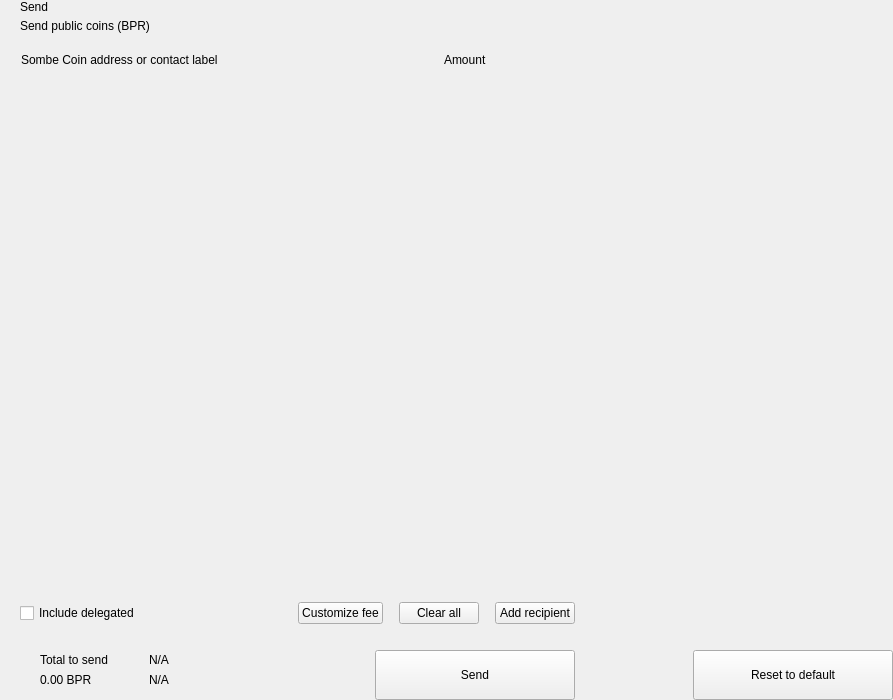
<?xml version="1.0" encoding="UTF-8"?>
<ui version="4.0">
 <class>send</class>
 <widget class="QWidget" name="send">
  <property name="geometry">
   <rect>
    <x>0</x>
    <y>0</y>
    <width>893</width>
    <height>700</height>
   </rect>
  </property>
  <property name="windowTitle">
   <string>Form</string>
  </property>
  <layout class="QHBoxLayout" name="horizontalLayout_2" stretch="2,1">
   <property name="spacing">
    <number>0</number>
   </property>
   <property name="leftMargin">
    <number>0</number>
   </property>
   <property name="topMargin">
    <number>0</number>
   </property>
   <property name="rightMargin">
    <number>0</number>
   </property>
   <property name="bottomMargin">
    <number>0</number>
   </property>
   <item>
    <widget class="QWidget" name="left" native="true">
     <layout class="QVBoxLayout" name="verticalLayout_3">
      <property name="spacing">
       <number>0</number>
      </property>
      <property name="leftMargin">
       <number>0</number>
      </property>
      <property name="topMargin">
       <number>0</number>
      </property>
      <property name="rightMargin">
       <number>0</number>
      </property>
      <property name="bottomMargin">
       <number>0</number>
      </property>
      <item>
       <layout class="QVBoxLayout" name="verticalLayout_22" stretch="0,0,0,1,0,0,0,0">
        <property name="spacing">
         <number>0</number>
        </property>
        <item>
         <layout class="QHBoxLayout" name="horizontalLayout_3">
          <property name="spacing">
           <number>0</number>
          </property>
          <property name="leftMargin">
           <number>20</number>
          </property>
          <property name="rightMargin">
           <number>20</number>
          </property>
          <item>
           <layout class="QVBoxLayout" name="verticalLayout">
            <property name="spacing">
             <number>5</number>
            </property>
            <item>
             <widget class="QLabel" name="labelTitle">
              <property name="text">
               <string>Send</string>
              </property>
              <property name="alignment">
               <set>Qt::AlignLeading|Qt::AlignLeft|Qt::AlignVCenter</set>
              </property>
             </widget>
            </item>
            <item>
             <widget class="QLabel" name="labelSubtitle1">
              <property name="text">
               <string>Send public coins (BPR)</string>
              </property>
             </widget>
            </item>
           </layout>
          </item>
          <item>
           <spacer name="horizontalSpacer">
            <property name="orientation">
             <enum>Qt::Horizontal</enum>
            </property>
            <property name="sizeHint" stdset="0">
             <size>
              <width>40</width>
              <height>20</height>
             </size>
            </property>
           </spacer>
          </item>
         </layout>
        </item>
        <item>
         <spacer name="verticalSpacer_2">
          <property name="orientation">
           <enum>Qt::Vertical</enum>
          </property>
          <property name="sizeType">
           <enum>QSizePolicy::Fixed</enum>
          </property>
          <property name="sizeHint" stdset="0">
           <size>
            <width>20</width>
            <height>20</height>
           </size>
          </property>
         </spacer>
        </item>
        <item>
         <layout class="QHBoxLayout" name="horizontalLayout" stretch="6,0,2">
          <property name="spacing">
           <number>0</number>
          </property>
          <property name="leftMargin">
           <number>10</number>
          </property>
          <property name="topMargin">
           <number>0</number>
          </property>
          <property name="rightMargin">
           <number>20</number>
          </property>
          <property name="bottomMargin">
           <number>0</number>
          </property>
          <item>
           <widget class="QLabel" name="labelSubtitleAddress">
            <property name="styleSheet">
             <string notr="true">margin-left:8px;</string>
            </property>
            <property name="text">
             <string>Sombe Coin address or contact label</string>
            </property>
           </widget>
          </item>
          <item>
           <spacer name="horizontalSpacer_3">
            <property name="orientation">
             <enum>Qt::Horizontal</enum>
            </property>
            <property name="sizeType">
             <enum>QSizePolicy::Fixed</enum>
            </property>
            <property name="sizeHint" stdset="0">
             <size>
              <width>40</width>
              <height>1</height>
             </size>
            </property>
           </spacer>
          </item>
          <item>
           <widget class="QLabel" name="labelSubtitleAmount">
            <property name="text">
             <string>Amount</string>
            </property>
           </widget>
          </item>
         </layout>
        </item>
        <item>
         <widget class="QScrollArea" name="scrollArea">
          <property name="minimumSize">
           <size>
            <width>0</width>
            <height>350</height>
           </size>
          </property>
          <property name="styleSheet">
           <string notr="true">#scrollArea {
            background:transparent;
            margin-top:10px;
}</string>
          </property>
          <property name="horizontalScrollBarPolicy">
           <enum>Qt::ScrollBarAlwaysOff</enum>
          </property>
          <property name="sizeAdjustPolicy">
           <enum>QAbstractScrollArea::AdjustIgnored</enum>
          </property>
          <property name="widgetResizable">
           <bool>true</bool>
          </property>
          <property name="alignment">
           <set>Qt::AlignLeading|Qt::AlignLeft|Qt::AlignTop</set>
          </property>
          <widget class="QWidget" name="scrollAreaWidgetContents">
           <property name="geometry">
            <rect>
             <x>0</x>
             <y>0</y>
             <width>591</width>
             <height>16</height>
            </rect>
           </property>
           <property name="sizePolicy">
            <sizepolicy hsizetype="Preferred" vsizetype="Maximum">
             <horstretch>0</horstretch>
             <verstretch>0</verstretch>
            </sizepolicy>
           </property>
           <property name="autoFillBackground">
            <bool>false</bool>
           </property>
           <property name="styleSheet">
            <string notr="true">#scrollAreaWidgetContents {
             background:transparent;
             }</string>
           </property>
           <layout class="QVBoxLayout" name="verticalLayout_7">
            <property name="spacing">
             <number>0</number>
            </property>
            <property name="sizeConstraint">
             <enum>QLayout::SetDefaultConstraint</enum>
            </property>
            <property name="leftMargin">
             <number>0</number>
            </property>
            <property name="topMargin">
             <number>0</number>
            </property>
            <property name="rightMargin">
             <number>0</number>
            </property>
            <property name="bottomMargin">
             <number>0</number>
            </property>
           </layout>
          </widget>
         </widget>
        </item>
        <item>
         <spacer name="verticalSpacer_4">
          <property name="orientation">
           <enum>Qt::Vertical</enum>
          </property>
          <property name="sizeType">
           <enum>QSizePolicy::Fixed</enum>
          </property>
          <property name="sizeHint" stdset="0">
           <size>
            <width>20</width>
            <height>20</height>
           </size>
          </property>
         </spacer>
        </item>
        <item>
         <layout class="QHBoxLayout" name="horizontalLayout_20">
          <property name="spacing">
           <number>6</number>
          </property>
          <property name="leftMargin">
           <number>20</number>
          </property>
          <property name="rightMargin">
           <number>20</number>
          </property>
          <item>
           <widget class="QCheckBox" name="checkBoxDelegations">
            <property name="layoutDirection">
             <enum>Qt::LeftToRight</enum>
            </property>
            <property name="text">
             <string>Include delegated</string>
            </property>
           </widget>
          </item>
          <item>
           <spacer name="horizontalSpacer_4">
            <property name="orientation">
             <enum>Qt::Horizontal</enum>
            </property>
            <property name="sizeHint" stdset="0">
             <size>
              <width>10</width>
              <height>20</height>
             </size>
            </property>
           </spacer>
          </item>
          <item>
           <widget class="QPushButton" name="pushButtonFee">
            <property name="focusPolicy">
             <enum>Qt::NoFocus</enum>
            </property>
            <property name="text">
             <string>Customize fee</string>
            </property>
           </widget>
          </item>
          <item>
           <spacer name="horizontalSpacer_11">
            <property name="orientation">
             <enum>Qt::Horizontal</enum>
            </property>
            <property name="sizeType">
             <enum>QSizePolicy::Minimum</enum>
            </property>
            <property name="sizeHint" stdset="0">
             <size>
              <width>10</width>
              <height>20</height>
             </size>
            </property>
           </spacer>
          </item>
          <item>
           <widget class="QPushButton" name="pushButtonClear">
            <property name="focusPolicy">
             <enum>Qt::NoFocus</enum>
            </property>
            <property name="layoutDirection">
             <enum>Qt::RightToLeft</enum>
            </property>
            <property name="text">
             <string>Clear all</string>
            </property>
           </widget>
          </item>
          <item>
           <spacer name="horizontalSpacer_6">
            <property name="orientation">
             <enum>Qt::Horizontal</enum>
            </property>
            <property name="sizeType">
             <enum>QSizePolicy::Fixed</enum>
            </property>
            <property name="sizeHint" stdset="0">
             <size>
              <width>10</width>
              <height>20</height>
             </size>
            </property>
           </spacer>
          </item>
          <item>
           <widget class="QPushButton" name="pushButtonAddRecipient">
            <property name="focusPolicy">
             <enum>Qt::NoFocus</enum>
            </property>
            <property name="text">
             <string>Add recipient</string>
            </property>
           </widget>
          </item>
         </layout>
        </item>
        <item>
         <spacer name="verticalSpacer">
          <property name="orientation">
           <enum>Qt::Vertical</enum>
          </property>
          <property name="sizeType">
           <enum>QSizePolicy::Fixed</enum>
          </property>
          <property name="sizeHint" stdset="0">
           <size>
            <width>20</width>
            <height>16</height>
           </size>
          </property>
         </spacer>
        </item>
        <item>
         <layout class="QHBoxLayout" name="horizontalLayout_7">
          <property name="rightMargin">
           <number>20</number>
          </property>
          <item>
           <layout class="QHBoxLayout" name="horizontalLayout_10">
            <property name="spacing">
             <number>0</number>
            </property>
            <property name="leftMargin">
             <number>8</number>
            </property>
            <item>
             <widget class="QStackedWidget" name="stackedWidget">
              <property name="minimumSize">
               <size>
                <width>0</width>
                <height>60</height>
               </size>
              </property>
              <property name="maximumSize">
               <size>
                <width>16777215</width>
                <height>60</height>
               </size>
              </property>
              <widget class="QWidget" name="page1">
               <layout class="QVBoxLayout" name="verticalLayout_71" stretch="0">
                <property name="spacing">
                 <number>6</number>
                </property>
                <property name="leftMargin">
                 <number>12</number>
                </property>
                <property name="topMargin">
                 <number>0</number>
                </property>
                <property name="rightMargin">
                 <number>0</number>
                </property>
                <property name="bottomMargin">
                 <number>0</number>
                </property>
                <item>
                 <widget class="QWidget" name="coinWidget" native="true">
                  <property name="minimumSize">
                   <size>
                    <width>0</width>
                    <height>60</height>
                   </size>
                  </property>
                  <property name="maximumSize">
                   <size>
                    <width>16777215</width>
                    <height>60</height>
                   </size>
                  </property>
                  <layout class="QHBoxLayout" name="horizontalLayout_9">
                   <property name="spacing">
                    <number>0</number>
                   </property>
                   <property name="leftMargin">
                    <number>20</number>
                   </property>
                   <property name="topMargin">
                    <number>10</number>
                   </property>
                   <property name="rightMargin">
                    <number>20</number>
                   </property>
                   <property name="bottomMargin">
                    <number>10</number>
                   </property>
                   <item>
                    <layout class="QVBoxLayout" name="verticalSend">
                     <property name="spacing">
                      <number>0</number>
                     </property>
                     <item>
                      <widget class="QLabel" name="labelTitleTotalSend">
                       <property name="text">
                        <string>Total to send</string>
                       </property>
                      </widget>
                     </item>
                     <item>
                      <widget class="QLabel" name="labelAmountSend">
                       <property name="text">
                        <string notr="true">0.00 BPR</string>
                       </property>
                      </widget>
                     </item>
                    </layout>
                   </item>
                   <item>
                    <spacer name="horizontalSpacer_9">
                     <property name="orientation">
                      <enum>Qt::Horizontal</enum>
                     </property>
                     <property name="sizeType">
                      <enum>QSizePolicy::Fixed</enum>
                     </property>
                     <property name="sizeHint" stdset="0">
                      <size>
                       <width>20</width>
                       <height>20</height>
                      </size>
                     </property>
                    </spacer>
                   </item>
                   <item>
                    <widget class="QLabel" name="labelLine">
                     <property name="minimumSize">
                      <size>
                       <width>1</width>
                       <height>0</height>
                      </size>
                     </property>
                     <property name="maximumSize">
                      <size>
                       <width>1</width>
                       <height>16777215</height>
                      </size>
                     </property>
                     <property name="text">
                      <string/>
                     </property>
                    </widget>
                   </item>
                   <item>
                    <spacer name="horizontalSpacer_10">
                     <property name="orientation">
                      <enum>Qt::Horizontal</enum>
                     </property>
                     <property name="sizeType">
                      <enum>QSizePolicy::Fixed</enum>
                     </property>
                     <property name="sizeHint" stdset="0">
                      <size>
                       <width>20</width>
                       <height>20</height>
                      </size>
                     </property>
                    </spacer>
                   </item>
                   <item>
                    <layout class="QVBoxLayout" name="verticalRemaining">
                     <property name="spacing">
                      <number>0</number>
                     </property>
                     <item>
                      <widget class="QLabel" name="labelTitleTotalRemaining">
                       <property name="text">
                        <string notr="true">N/A</string>
                       </property>
                      </widget>
                     </item>
                     <item>
                      <widget class="QLabel" name="labelAmountRemaining">
                       <property name="text">
                        <string notr="true">N/A</string>
                       </property>
                      </widget>
                     </item>
                    </layout>
                   </item>
                  </layout>
                 </widget>
                </item>
               </layout>
              </widget>
              <widget class="QWidget" name="page_2"/>
             </widget>
            </item>
           </layout>
          </item>
          <item>
           <spacer name="horizontalSpacer_5">
            <property name="orientation">
             <enum>Qt::Horizontal</enum>
            </property>
            <property name="sizeType">
             <enum>QSizePolicy::Expanding</enum>
            </property>
            <property name="sizeHint" stdset="0">
             <size>
              <width>40</width>
              <height>20</height>
             </size>
            </property>
           </spacer>
          </item>
          <item alignment="Qt::AlignBottom">
           <widget class="QPushButton" name="pushButtonSave">
            <property name="minimumSize">
             <size>
              <width>200</width>
              <height>50</height>
             </size>
            </property>
            <property name="maximumSize">
             <size>
              <width>200</width>
              <height>50</height>
             </size>
            </property>
            <property name="focusPolicy">
             <enum>Qt::NoFocus</enum>
            </property>
            <property name="text">
             <string>Send</string>
            </property>
           </widget>
          </item>
         </layout>
        </item>
       </layout>
      </item>
     </layout>
    </widget>
   </item>
   <item>
    <widget class="QWidget" name="right" native="true">
     <layout class="QVBoxLayout" name="verticalLayout_5">
      <property name="leftMargin">
       <number>0</number>
      </property>
      <property name="topMargin">
       <number>0</number>
      </property>
      <property name="rightMargin">
       <number>0</number>
      </property>
      <property name="bottomMargin">
       <number>0</number>
      </property>
      <item>
       <layout class="QVBoxLayout" name="verticalLayout_4">
        <property name="spacing">
         <number>6</number>
        </property>
        <item>
         <widget class="OptionButton" name="btnCoinControl" native="true">
          <property name="minimumSize">
           <size>
            <width>0</width>
            <height>50</height>
           </size>
          </property>
         </widget>
        </item>
        <item>
         <widget class="OptionButton" name="btnChangeAddress" native="true">
          <property name="minimumSize">
           <size>
            <width>0</width>
            <height>50</height>
           </size>
          </property>
         </widget>
        </item>
        <item>
         <widget class="OptionButton" name="btnUri" native="true">
          <property name="minimumSize">
           <size>
            <width>0</width>
            <height>50</height>
           </size>
          </property>
         </widget>
        </item>
        <item>
         <spacer name="verticalSpacer_5">
          <property name="orientation">
           <enum>Qt::Vertical</enum>
          </property>
          <property name="sizeHint" stdset="0">
           <size>
            <width>20</width>
            <height>40</height>
           </size>
          </property>
         </spacer>
        </item>
        <item>
         <layout class="QHBoxLayout" name="horizontalLayout_8">
          <item>
           <spacer name="horizontalSpacer_7">
            <property name="orientation">
             <enum>Qt::Horizontal</enum>
            </property>
            <property name="sizeHint" stdset="0">
             <size>
              <width>40</width>
              <height>20</height>
             </size>
            </property>
           </spacer>
          </item>
          <item>
           <widget class="QPushButton" name="pushButtonReset">
            <property name="minimumSize">
             <size>
              <width>200</width>
              <height>50</height>
             </size>
            </property>
            <property name="maximumSize">
             <size>
              <width>200</width>
              <height>50</height>
             </size>
            </property>
            <property name="focusPolicy">
             <enum>Qt::NoFocus</enum>
            </property>
            <property name="text">
             <string>Reset to default</string>
            </property>
           </widget>
          </item>
         </layout>
        </item>
       </layout>
      </item>
     </layout>
    </widget>
   </item>
  </layout>
 </widget>
 <customwidgets>
  <customwidget>
   <class>OptionButton</class>
   <extends>QWidget</extends>
   <header>qt/Sombe/optionbutton.h</header>
   <container>1</container>
  </customwidget>
 </customwidgets>
 <resources/>
 <connections/>
</ui>
